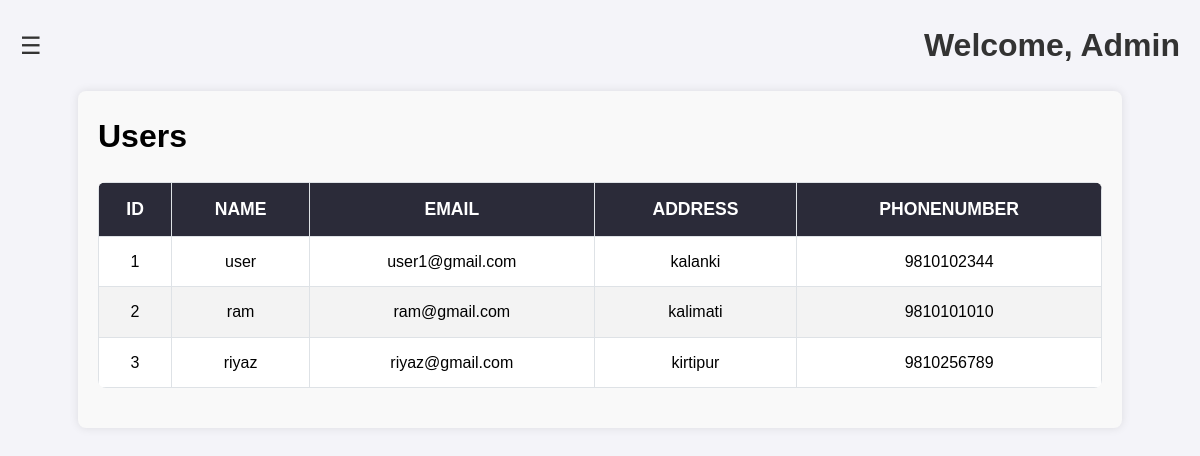
Screenshot of /php-src/admin/user.php with the database file from the repository.
### tables this page shows
CREATE TABLE `customer` (
  `id` int(11) NOT NULL,
  `name` varchar(100) NOT NULL,
  `email` varchar(100) NOT NULL,
  `password` varchar(100) NOT NULL,
  `address` varchar(100) NOT NULL,
  `phonenumber` bigint(100) NOT NULL
);

### php-src/admin/user.php (the view, shortened to what this page needs)
<?php
require_once '../connection.php';
$sql = "SELECT * FROM customer";
$result = mysqli_query($conn, $sql);
?>
<!DOCTYPE html>
<html lang="en">
<head>
    <link rel="stylesheet" href="css/user.css">
    <link rel="stylesheet" href="css/dashboard.css">
</head>
<body>
    <div class="main-content" id="main-content">
        <header>
            <button class="toggle-btn" id="toggle-btn">☰</button>
            <h1>Welcome, Admin</h1>
        </header>
        <div class="table-container">
        <h1>Users</h1>
            <table>
                <thead>
                    <tr>
                        <th>Id</th>
                        <th>Name</th>
                        <th>Email</th>
                        <th>Address</th>
                        <th>Phonenumber</th>
                    </tr>
                </thead>
                <tbody>
                    <?php while($row = mysqli_fetch_assoc($result)) { ?>
                        <tr>
                            <td><?= $row['id'] ?></td>
                            <td><?= $row['name'] ?></td>
                            <td><?= $row['email'] ?></td>
                            <td><?= $row['address'] ?></td>
                            <td><?= $row['phonenumber'] ?></td>
                        </tr>
                    <?php } ?>
                </tbody>
            </table>
        </div>
    </div>
</body>
</html>

### php-src/admin/css/user.css (style rules this page uses)
body { margin: 0; font-family: Arial, sans-serif; line-height: 1.6; background-color: #f4f4f4; overflow: auto; }
.table-container { width: 90%; margin: auto; padding: 20px; background-color: #f9f9f9; box-shadow: 0 0 10px rgba(0, 0, 0, 0.1); border-radius: 8px; overflow: auto; }
table { width: 100%; border-collapse: collapse; margin: 20px 0; font-size: 1em; font-family: 'Arial', sans-serif; background-color: #fff; border-radius: 8px; overflow: hidden; }
thead tr { background-color: #2b2b39; color: #ffffff; text-align: left; font-weight: bold; }
th, td { padding: 12px 10px; border: 1px solid #dee2e6; text-align: center; }
tbody tr { border-bottom: 1px solid #dee2e6; }
tbody tr:nth-of-type(even) { background-color: #f3f3f3; padding: 12px 10px; }
thead th { font-weight: bold; font-size: 1.1em; text-transform: uppercase; }

### php-src/admin/css/dashboard.css (style rules this page uses)
* { margin: 0; padding: 0; box-sizing: border-box; font-family: Arial, sans-serif; }
body { display: flex; height: 100vh; background-color: #f4f4f9; overflow: hidden; }
.main-content { flex-grow: 1; padding: 20px; margin-left: 0; transition: margin-left 0.3s ease; width: 100%; }
header { display: flex; align-items: center; justify-content: space-between; margin-bottom: 20px; }
header h1 { font-size: 32px; color: #333; }
.toggle-btn { font-size: 24px; background: none; border: none; cursor: pointer; color: #333; }

### rows the page displays
customer: id "1", name "user", email "user1@gmail.com", address "kalanki", phonenumber "9810102344"
customer: id "2", name "ram", email "ram@gmail.com", address "kalimati", phonenumber "9810101010"
customer: id "3", name "riyaz", email "riyaz@gmail.com", address "kirtipur", phonenumber "9810256789"
